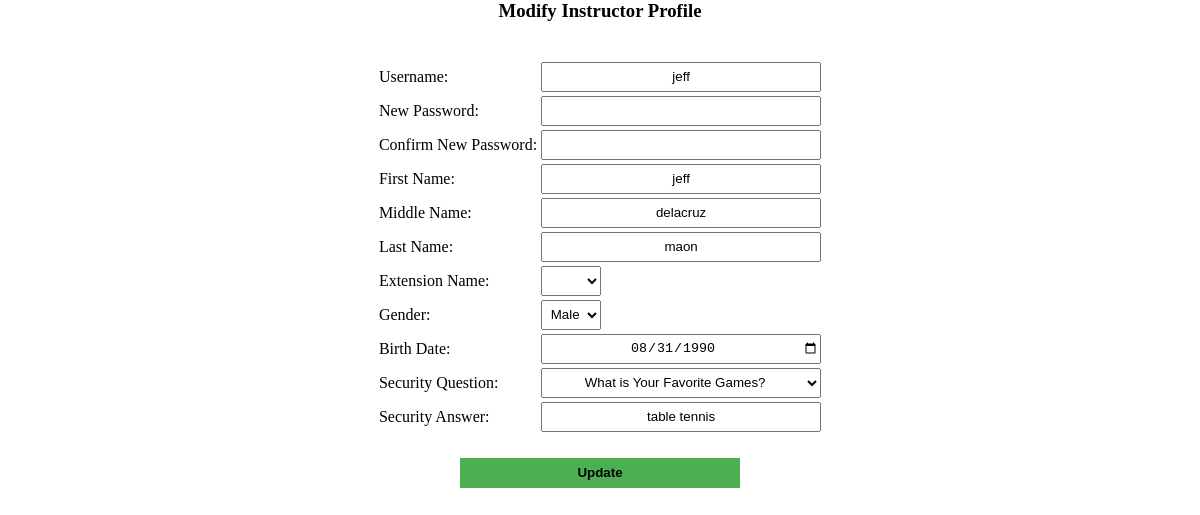
The app's page /profedit.php?id=jeff with its own data.
### tables this page shows
CREATE TABLE `tbl_user_accounts` (
  `Acc_Type` varchar(13) NOT NULL,
  `Acc_Uname` varchar(20) NOT NULL,
  `Acc_Pword` varchar(100) NOT NULL,
  `Acc_Fname` varchar(25) NOT NULL,
  `Acc_Mname` varchar(25) NOT NULL,
  `Acc_Lname` varchar(25) NOT NULL,
  `Acc_NameExt` varchar(3) NOT NULL,
  `Acc_Gender` char(6) NOT NULL,
  `Acc_Bdate` date NOT NULL,
  `Acc_Quest` varchar(30) NOT NULL,
  `Acc_Ans` varchar(30) NOT NULL,
  PRIMARY KEY (`Acc_Uname`)
);

### profedit.php (the view, shortened to what this page needs)
<?php
$id = $_GET['id'];
require 'dbcon2.php';
$sql2 = "SELECT * FROM tbl_user_accounts WHERE Acc_Uname = '$id'";
$result = mysqli_query($mysqli,$sql2);
$res = mysqli_fetch_array($result);
	$studid = $res['Acc_Uname'];
	$fname = $res['Acc_Fname'];
	$mname = $res['Acc_Mname'];
	$nameext = $res['Acc_NameExt'];
	$lname = $res['Acc_Lname'];
	$gender = $res['Acc_Gender'];
	$bdate = $res['Acc_Bdate'];
	$quest = $res['Acc_Quest'];
	$ans = $res['Acc_Ans'];
?>
<html>
<head>
	<link rel="stylesheet" type="text/css" href="CSS/style.css">
</head>
<body>
	<h3 align="center">Modify Instructor Profile</h3>
	<br/>
	<form name="form1" method="POST" autocomplete="off">
		<table border="0" align="center">
			<tr>
				<td>Username:</td>
				<td><input type="text" class="lfield" name="studid" value="<?php echo $studid;?>" required></td>
			</tr>
			<tr>
				<td>New Password:</td>
				<td><input type="Password"  class="lfield" name="pass" required></td>
			</tr>
			<tr>
				<td>Confirm New Password:</td>
				<td><input type="Password"  class="lfield" name="repass" required></td>
			</tr>
			<tr>
				<td>First Name:</td>
				<td><input type="text" pattern="[A-Za-z\s]{1,25}" class="lfield" name="fname" value="<?php echo $fname;?>" required></td>
			</tr>
			<tr>
				<td>Middle Name:</td>
				<td><input type="text" pattern="[A-Za-z\s]{1,25}" class="lfield" name="mname" value="<?php echo $mname;?>" required></td>
			</tr>
			<tr>
				<td>Last Name:</td>
				<td><input type="text" pattern="[A-Za-z\s]{1,25}" class="lfield" name="lname" value="<?php echo $lname;?>" required></td>
			</tr>
			<tr>
				<td>Extension Name:</td>
				<td><select name="nameext" class="sfield">
					<option selected><?php echo $nameext; ?></option>
					<option value="Jr.">JR</option>
				</select></td>
			</tr>
			<tr>
				<td>Gender:</td>
				<td><select name="gender" class="sfield">
					<option><?php echo $gender; ?></option>
				</select></td>
			</tr>
			<tr>
				<td>Birth Date:</td>
				<td><input type="date" class="lfield" name="bdate" value="<?php echo $bdate;?>" required></td>
			</tr>
			<tr>
				<td>Security Question:</td>
				<td><select name="quest" class="lfield">
					<option selected><?php echo $quest; ?></option>
				</select></td>
			</tr>
			<tr>
				<td>Security Answer:</td>
				<td><input type="text" class="lfield" name="ans" value="<?php echo $ans;?>" required></td>
			</tr>
			<tr><td><br></td></tr>
			<tr>
				<td colspan="2" align="center"><input class="lbutton" type="submit" name="update" value="Update"></td>
			</tr>
		</table>
	</form>
</body>
</html>

### CSS/style.css (style rules this page uses)
body { background-repeat: no-repeat; background-size: cover; background-attachment: fixed; margin: 0px; padding: 0px; }
.lfield { width: 280px; height: 30px; text-align: center; }
.sfield { width: 60px; height: 30px; text-align: center; }
.lbutton { width: 280px; height: 30px; border: none; text-align: center; background-color: #4CAF50; font-weight: bolder; }

### records on screen
tbl_user_accounts: studid "jeff", fname "jeff", mname "delacruz", lname "maon", gender "Male", bdate "08/31/1990", quest "What is Your Favorite Games?", ans "table tennis"
